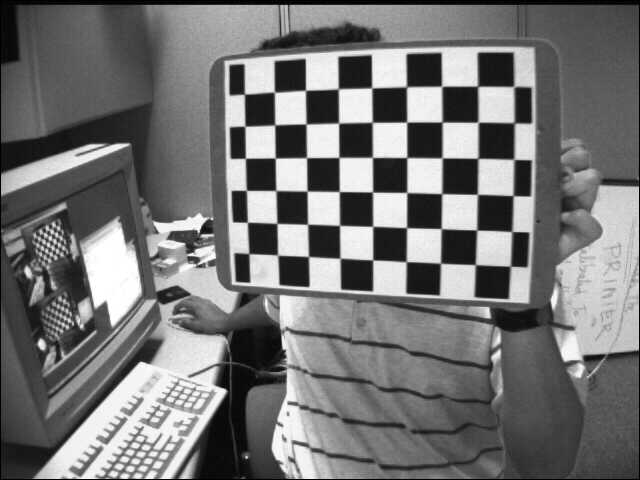
#> input picture left/left01.jpg, 640 x 480 px; its folder holds 4 pictures in this run
$ python main.py
#> lines starting #> are read from the running program, lines starting #| are printed output that depends on the picture
### steps/predatas.py
import numpy as np
import cv2
import glob


def get_data():
    criteria = (cv2.TERM_CRITERIA_EPS + cv2.TERM_CRITERIA_MAX_ITER, 30, 0.001)
    # 所用图片中含有9x6的内部角点
    w = 9
    h = 6

    # 不考虑z坐标
    # prepare object points, like (0,0), (1,0), (2,0) ....,(8,5)
    objp = np.zeros((w * h, 2), np.float32)
    objp[:, :2] = np.mgrid[0:w, 0:h].T.reshape(-1, 2)

    objpoints = []  # 3d point in real world space
    imgpoints = []  # 2d points in image plane.
    # 此处要格外注意路径，单独运行该py和在main中调用该py的文件相对路径不一样
    images = glob.glob('left/*.jpg')

    # 每张图像的世界坐标编号都一样
    objpoints.append(objp)

    for fname in images:
        img = cv2.imread(fname)
#> img is the input picture: shape (480, 640, 3); min 0, max 255, mean 116.6
        gray = cv2.cvtColor(img, cv2.COLOR_BGR2GRAY)

        # return whether the input image is a view of the chessboard pattern
        # and locate the internal chessboard corners
        ret, corners = cv2.findChessboardCorners(gray, (w, h), None)
#> ret = True; corners = 54 rows, first 8: [244.5, 94.33], [274.6, 92.24], [305.5, 90.4], [338.4, 88.84], [371.6, 87.98], [406.8, 86.92], [441.6, 86.37], [477.6, 86.38]

        if ret == True:

            cv2.cornerSubPix(gray, corners, (11, 11), (-1, -1), criteria)
            imgpoints.append(np.array(corners).reshape(w*h, 2))    # 注意坐标转成二维的


    # print(np.array(objpoints).shape)
    # print(imgpoints)


    return {
        'real': objpoints,
        'sensed': imgpoints
    }

### steps/homog.py
import numpy as np


def estimate_homography(first, second):
    M = []

    count = int(first.size / 2)  # 一定为偶数

    for j in range(0, count):
        # 转换成齐次坐标
        homogeneous_first = np.array([
            first[j][0],
            first[j][1],
            1
        ])

        homogeneous_second = np.array([
            second[j][0],
            second[j][1],
            1
        ])

        pr_1 = homogeneous_first
        pr_2 = homogeneous_second

        M.append(np.array([
            -pr_1.item(0), -pr_1.item(1), -1,
            0, 0, 0,
            pr_1.item(0) * pr_2.item(0), pr_1.item(1) * pr_2.item(0), pr_2.item(0)
        ]))

        M.append(np.array([
            0, 0, 0,
            -pr_1.item(0), -pr_1.item(1), -1,
            pr_1.item(0) * pr_2.item(1), pr_1.item(1) * pr_2.item(1), pr_2.item(1)
        ]))

    U, S, Vh = np.linalg.svd(np.array(M).reshape((count*2, 9)))   # 这里first.size为108=(9x6)x2

    L = Vh[-1]   # 获得最小奇异值对应的向量

    H = L.reshape(3, 3)

    return H


def compute_homography(data):
    real = data['real']
    sensed = data['sensed']
    # print(real)
    # print(sensed)

    homos = []
    # 遍历每张图像
    for i in range(0, len(data['sensed'])):
        estimated = estimate_homography(real[0], sensed[i])
        #print(estimated)
        homos.append(estimated)
#> this loop made 4 passes
#> pass 1, in estimate_homography, `U, S, Vh = np.linalg.svd(np.array(M).reshape((count*2, 9)))`:
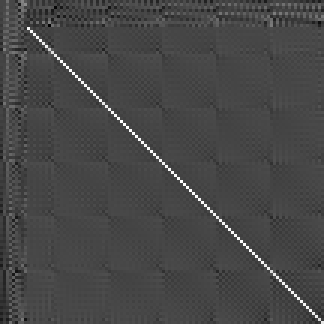
#> U: shape (108, 108) float64 (shown 3 times larger); min -0.377, max 0.974, mean -9.68e-05; drawn with min black and max white
#> pass 2, in estimate_homography (call 2), `U, S, Vh = np.linalg.svd(np.array(M).reshape((count*2, 9)))`:
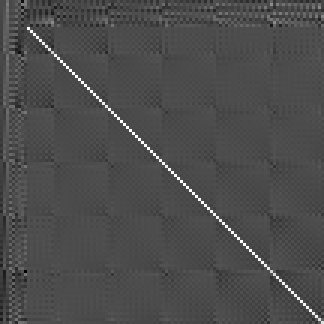
#> U: shape (108, 108) float64 (shown 3 times larger); min -0.418, max 0.974, mean -0.000255; drawn with min black and max white
#> pass 3, in estimate_homography (call 3), `U, S, Vh = np.linalg.svd(np.array(M).reshape((count*2, 9)))`:
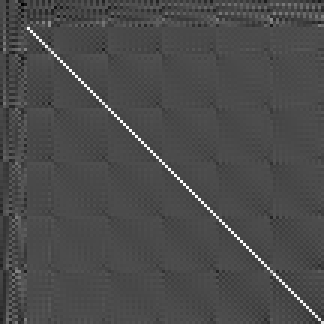
#> U: shape (108, 108) float64 (shown 3 times larger); min -0.408, max 0.975, mean -0.00173; drawn with min black and max white
#| (4, 3, 3)

    return np.array(homos)

### steps/intrinsics.py
import numpy as np


# closed-form solution
# homography H is a 3x3 matrix
def v(i, j, H):
    return np.array([
        H[0, i] * H[0, j],
        H[0, i] * H[1, j] + H[1, i] * H[0, j],
        H[1, i] * H[1, j],
        H[2, i] * H[0, j] + H[0, i] * H[2, j],
        H[2, i] * H[1, j] + H[1, i] * H[2, j],
        H[2, i] * H[2, j]
    ])


def get_camera_intrinsics(homographies):
    h_count = len(homographies)

    vec = []

    for i in range(0, h_count):
        curr = np.reshape(homographies[i], (3, 3))

        vec.append(v(0, 1, curr))
        vec.append(v(0, 0, curr) - v(1, 1, curr))

    # vec is a 2nx6 matrix
    vec = np.array(vec)
    # print(vec.ndim)

    # return b the least-squares solution to a linear matrix equation
    # b = np.linalg.lstsq(
    #     vec,
    #     np.zeros((h_count*2, 1)),
    #     rcond=None
    # )[0]

    U, S, Vh = np.linalg.svd(np.dot(np.transpose(vec), vec))
    L = Vh[-1]  # 获得最小奇异值对应的向量
    b = L.reshape(6, 1)

    # print('b = ')
    # print(b)

    B = np.zeros([4, 4], dtype=np.float32)
    B[1, 1] = b[0]
    B[1, 2] = b[1]
    B[2, 2] = b[2]
    B[1, 3] = b[3]
    B[2, 3] = b[4]
    B[3, 3] = b[5]

    v0 = (B[1, 2] * B[1, 3] - B[1, 1] * B[2, 3]) / (B[1, 1] * B[2, 2] - B[1, 2] * B[1, 2])
    lamb = B[3, 3] - (B[1, 3] * B[1, 3] + v0 * (B[1, 2] * B[1, 3] - B[1, 1] * B[2, 3])) / B[1, 1]
    alpha = np.sqrt(lamb / B[1, 1])
    beta = np.sqrt(lamb * B[1, 1] / (B[1, 1] * B[2, 2] - B[1, 2] * B[1, 2]))
    gamma = - B[1, 2] * alpha * alpha * beta / lamb
    u0 = gamma * v0 / beta - B[1, 3] * alpha * alpha / lamb

    # return camera intrinsics
    return np.array([
        [alpha, gamma, u0],
        [0, beta, v0],
        [0, 0, 1]
    ])

### steps/extrinsics.py
import numpy as np
# compute extrinsics as intrinsic matrix A is known


def estimate_view_transform(intrinsics, homography):

    homography = homography.reshape(3, 3)
    inv_intrinsics = np.linalg.inv(intrinsics)

    h1 = homography[:, 0]
    h2 = homography[:, 1]
    h3 = homography[:, 2]

    # compute the vector norm to be orthonormal
    ld1 = 1 / np.linalg.norm(np.dot(inv_intrinsics, h1))
    ld2 = 1 / np.linalg.norm(np.dot(inv_intrinsics, h2))
    ld3 = (ld1 + ld2) / 2

    r1 = ld1 * np.dot(inv_intrinsics, h1)
    r2 = ld2 * np.dot(inv_intrinsics, h2)
    r3 = np.cross(r1, r2)
    t = ld3 * np.dot(inv_intrinsics, h3)

    Rt = np.array(
            [r1.transpose(), r2.transpose(), r3.transpose(), t.transpose()]
         ).transpose()

    # todo: Add optimization?
    return Rt


def get_camera_extrinsics(intrinsics, homographies):

    extrinsics = []
    for i in range(0, len(homographies)):
        extrinsics.append(estimate_view_transform(intrinsics, homographies[i]))
#| (4, 3, 4)

    return np.array(extrinsics)

### steps/distortion.py
import numpy as np


def estimate_lens_distortion(intrinsics, extrinsics, real, sensor):

    u0 = intrinsics[0, 2]
    v0 = intrinsics[1, 2]

    D = []
    d = []

    # 遍历m张图片，每张图片有n个内部角点
    for i in range(0, len(sensor)):
        for j in range(0, int(real.size/2)):  # 遍历54=6x9个点
            # 世界齐次坐标系，z轴为0
            homog_real_coords = np.array([real[j][0], real[j][1], 0, 1])
            # 3d相机坐标系
            homog_coords = np.dot(extrinsics[i], homog_real_coords)

            coords = homog_coords / homog_coords[-1]
            [x, y, hom] = coords

            r = np.sqrt(x*x + y*y)
            # 2d像素坐标系
            P = np.dot(intrinsics, homog_coords)
            P = P / P[2]

            [u, v, trash] = P

            du = u - u0
            dv = v - v0

            D.append(
                np.array([
                    du * r**2, du * r**4
                ])
            )

            D.append(
                np.array([
                    dv * r**2, dv * r**4
                ])
            )

            up = sensor[i][j][0]
            vp = sensor[i][j][1]

            d.append(up - u)
            d.append(vp - v)

    # 返回最小二乘解对应的畸变系数
    k = np.linalg.lstsq(
        np.array(D),
        np.array(d),
        rcond=None
    )[0]


    return k

### main.py
from steps.predatas import get_data
from steps.homog import compute_homography
from steps.intrinsics import get_camera_intrinsics
from steps.extrinsics import get_camera_extrinsics
from steps.distortion import estimate_lens_distortion


def calibrate():
    data = get_data()

    # print(data['sensed'])
    homographies = compute_homography(data)
    print("homographies shape:")
    print(homographies.shape)

    intrinsics = get_camera_intrinsics(homographies)
    print("intrinsics:")
    print(intrinsics)

    extrinsics = get_camera_extrinsics(intrinsics, homographies)
    print("extrinsics shape:")
    print(extrinsics.shape)

    distortion = estimate_lens_distortion(
        intrinsics,
        extrinsics,
        data['real'][0],
        data['sensed']
    )
    print("distortion:")
    print(distortion)

    return


calibrate()
